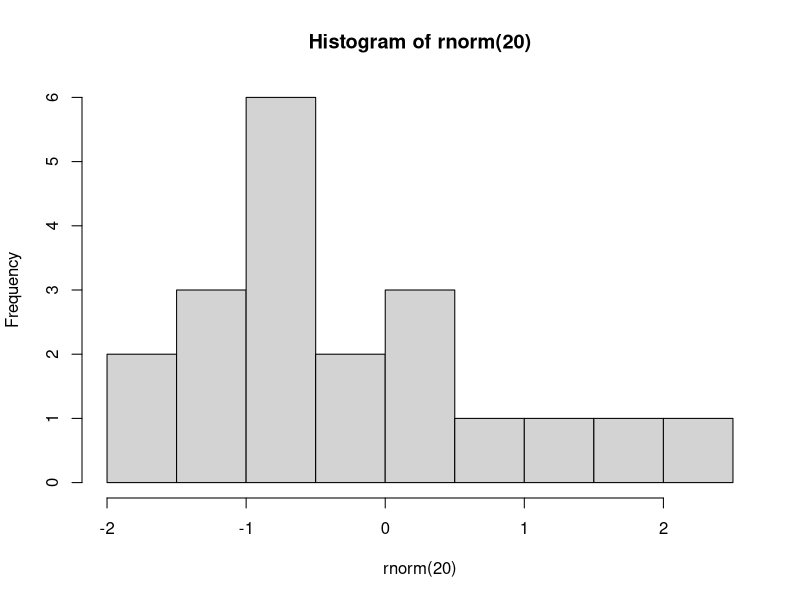
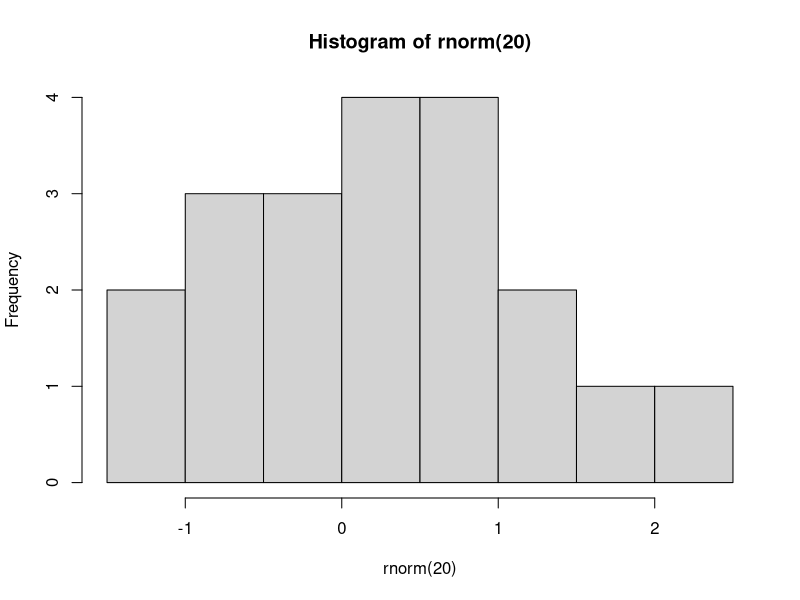
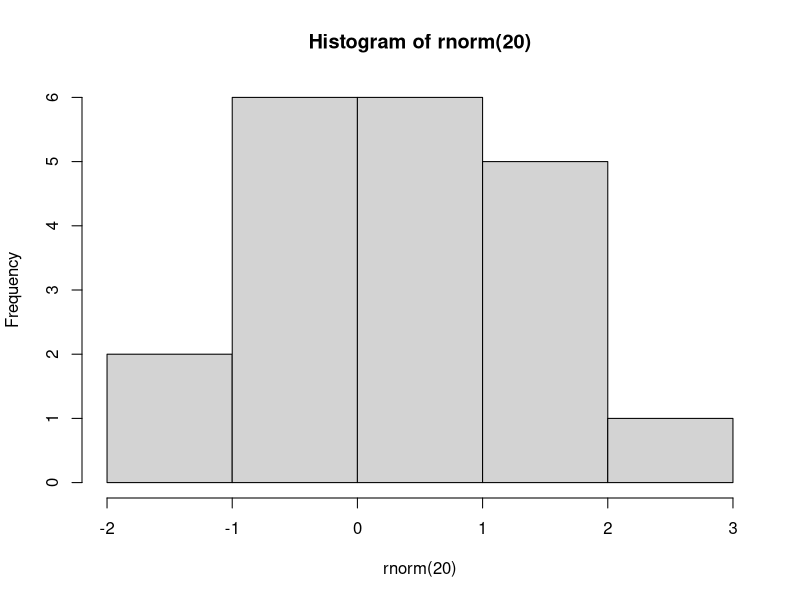
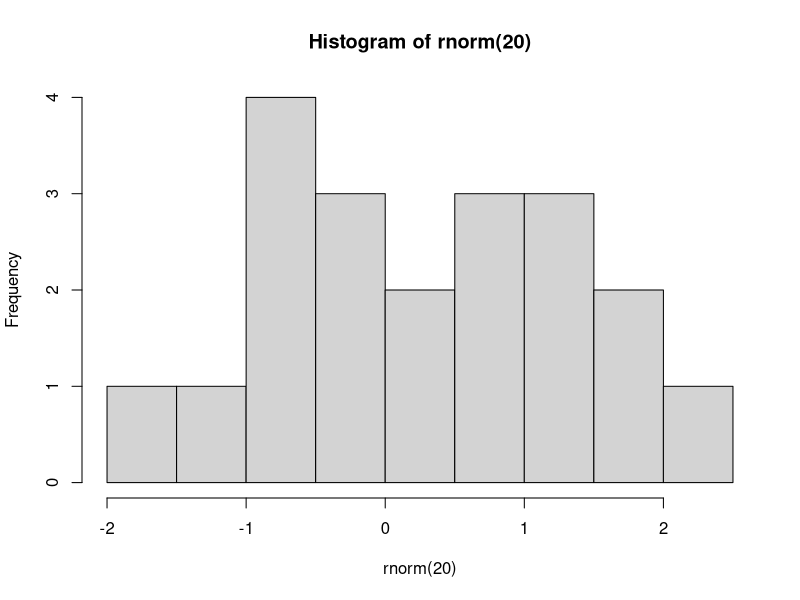
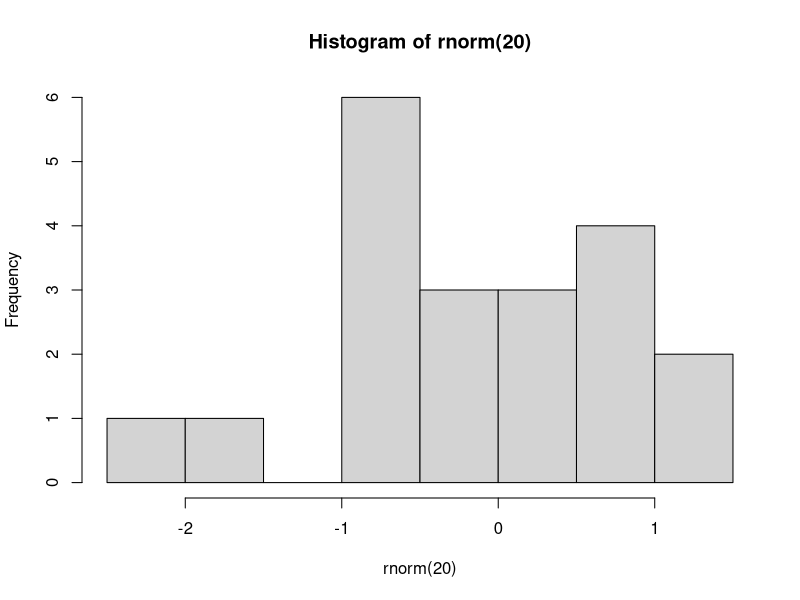
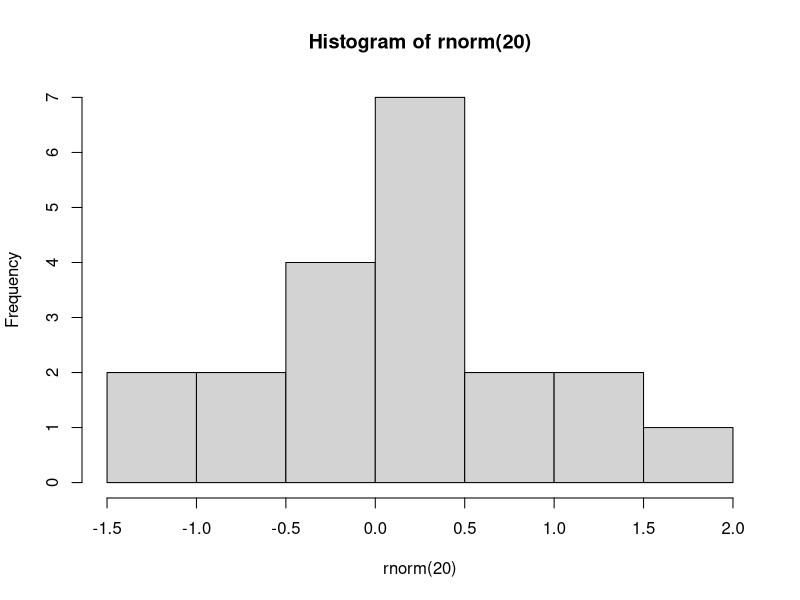
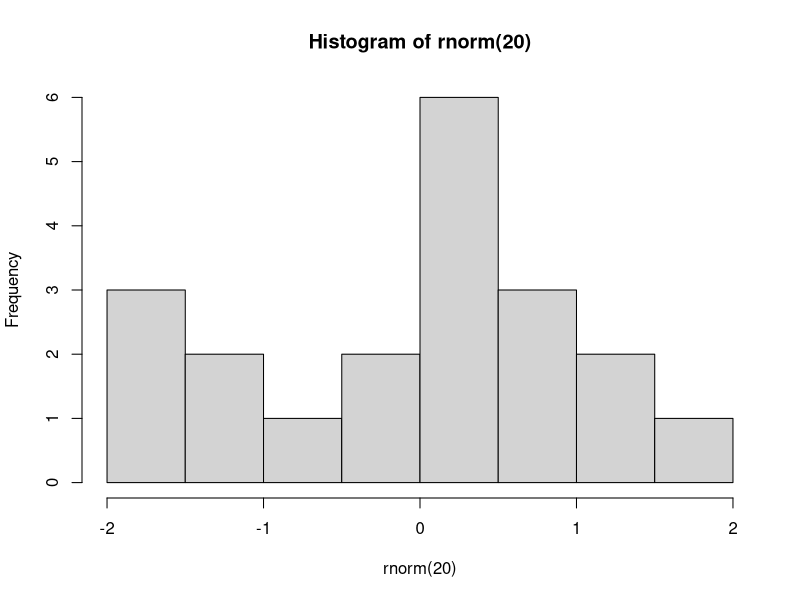
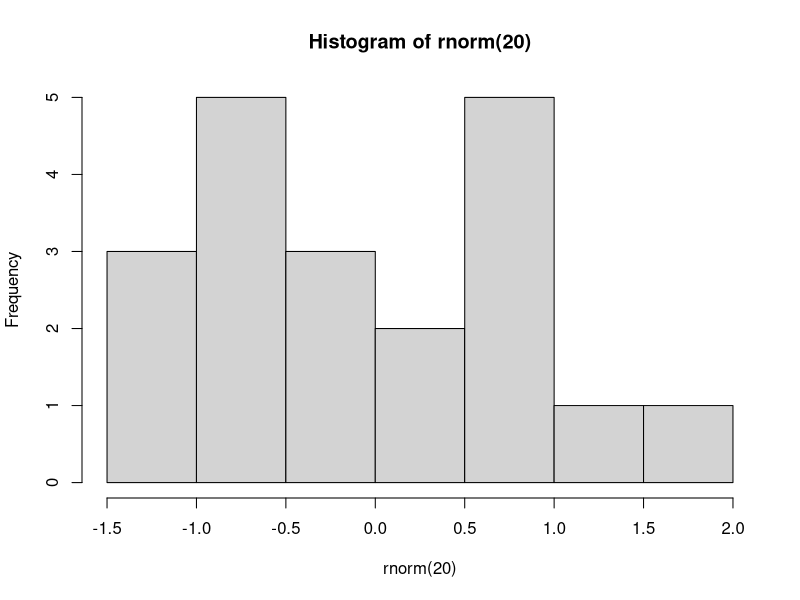

R code for these plots, in order: (Note: this script raises an error after producing the figures.)
## ---- chunk 1
knitr::opts_chunk$set(echo = T,collapse = T,
                      results = "hide")
## ---- chunk 2
for (i in 1:20){
    hist(rnorm(20))
}
## ---- chunk 3
# Load vcd package
library(vcd)
# Get cell counts for improved variable
counts <- table(Arthritis$Improved)
counts
# simple bar plot
barplot(counts, main = "Simple Bar Plot", xlab = "Improvement", ylab = "Frequency")

# horizontal bar plot
barplot(counts, main = "Horizontal Bar Plot", xlab = "Frequency", ylab = "Improvement", horiz = TRUE)
# get counts for Improved by Treatment table
counts <- table(Arthritis$Improved,Arthritis$Treatment)
counts
# stacked barplot
barplot(counts, main = "Stacked Bar Plot", xlab = "Treatment", ylab = "Frequency", col = c("red", "yellow", "green"), legend = rownames(counts))

# grouped barplot
barplot(counts, main = "Grouped Bar Plot", xlab = "Treatment", ylab = "Frequency", col = c("red", "yellow", "green"), legend = rownames(counts), beside = TRUE)
# Mean bar plots
states <- data.frame(state.region, state.x77)
means <- aggregate(states$Illiteracy, 
    by = list(state.region), 
    FUN = mean)
means
means <- means[order(means$x), ]
means
barplot(means$x, names.arg = means$Group.1)
title("Mean Illiteracy Rate")
#为棘状图（spinogram）
attach(Arthritis) 
counts <- table(Treatment, Improved) 
spine(counts, main="Spinogram Example") 
detach(Arthritis) 
## ---- chunk 4
options(digits=2)#)限定了输出小数点后数字位数
Student <- c("John Davis", "Angela Williams", 
    "Bullwinkle Moose", "David Jones", 
    "Janice Markhammer", "Cheryl Cushing",
    "Reuven Ytzrhak", "Greg Knox", "Joel England",
    "Mary Rayburn")
Math <- c(502, 600, 412, 358, 495, 512, 410, 625, 573, 522)
Science <- c(95, 99, 80, 82, 75, 85, 80, 95, 89, 86)
English <- c(25, 22, 18, 15, 20, 28, 15, 30, 27, 18)
roster <- data.frame(Student, Math, Science, English,stringsAsFactors=FALSE)
    
z <- scale(roster[,2:4]) #将变量进行标准化

score <- apply(z, 1, mean)                     
roster <- cbind(roster, score)
#通过函数mean()来计算各行的均值以获得综合得分，并使用函数cbind()将其添加到花名册中 
y <- quantile(score, c(.8,.6,.4,.2)) #函数quantile()给出了学生综合得分的百分位数                                  
roster$grade[score >= y[1]] <- "A"           
roster$grade[score < y[1] & score >= y[2]] <- "B"
roster$grade[score < y[2] & score >= y[3]] <- "C"
roster$grade[score < y[3] & score >= y[4]] <- "D"
roster$grade[score < y[4]] <- "F"

name <- strsplit((roster$Student), " ") #使用函数strsplit()以空格为界把学生姓名拆分为姓氏和名字           
#你可以使用函数sapply()提取列表中每个成分的第一个元素，放入一个储存名字的向量Firstname，并提取每个成分的第二个元素，放入一个储存姓氏的向量Lastname。"["是一个可以提取某个对象的一部分的函数——在这里它是用来提取列表name各成分中的第一个或第二个元素的。
lastname <- sapply(name, "[", 2)
firstname <- sapply(name, "[", 1)

roster <- cbind(firstname,lastname, roster[,-1])
roster <- roster[order(lastname,firstname),]

roster
## ---- chunk 5
# for
for (i in 1:10) 
    print(i)
# while
i <- 10 
while (i > 0) {
    print(i)
    i <- i - 1} 
## ---- chunk 6
mydate <- function(type="long") {
    switch(type,
    long =  format(Sys.time(), "%A %B %d %Y"), 
    short = format(Sys.time(), "%m-%d-%y"),
    cat(type, "is not a recognized type\n"))
}
mydate("long")
mydate("short")
mydate()
mydate("medium")
## ---- chunk 7
x <- c(1, 2, 3, 4, 5, 6, 7, 8)
mean(x)
sd(x)
## ---- chunk 8
# normal distribution
library(MASS)
options(digits=3)
set.seed(1234)
mean <- c(230.7, 146.7, 3.6)           
sigma <- matrix( c(15360.8, 6721.2, -47.1,                           6721.2, 4700.9, -16.5,
            -47.1,  -16.5,   0.3), nrow=3, ncol=3)
mydata <- mvrnorm(500, mean, sigma)             
mydata <- as.data.frame(mydata)                   
names(mydata) <- c("y", "x1", "x2")               
dim(mydata)
head(mydata, n=10)   
## ---- chunk 9
mydates <- as.Date(c("2007-06-22","2004-02-13")) 
today <- Sys.Date() 
format(today, format="%B %d %Y") 
dob <- as.Date("2000-01-02")
difftime(today, dob, units="weeks") 
#strDates <- as.character(dates)将日期转为字符
## ---- chunk 10
a <- c(1, 2, 3)
a
is.numeric(a)
is.vector(a)
a <- as.character(a)
a
is.numeric(a)
is.vector(a)
is.character(a)
## ---- chunk 11
library(sqldf)
newdf <- sqldf("select * from mtcars where carb=1 order by mpg", 
    row.names = TRUE)
newdf <- sqldf("select avg(mpg) as avg_mpg, avg(disp) as avg_disp,
    gear from mtcars where cyl in (4, 6) group by gear")
## ---- chunk 12
mydata <- data.frame(x1 = c(2, 2, 6, 4), x2 = c(3, 4, 2, 8))
mydata$sumx <- mydata$x1 + mydata$x2
mydata$meanx <- (mydata$x1 + mydata$x2)/2
attach(mydata)
mydata$sumx <- x1 + x2
mydata$meanx <- (x1 + x2)/2
detach(mydata)
mydata <- transform(mydata, sumx = x1 + x2, meanx = (x1 + x2)/2)
## ---- chunk 13
y <- c(1, 2, 3, NA) 
print(is.na(y))
x <- c(1, 2, NA, 3) 
print(sum(x, na.rm=TRUE))
## ---- chunk 14
attach(mtcars)
plot(wt, mpg)
abline(lm(mpg ~ wt))
title("Regression of MPG on Weight")
detach(mtcars)
## ---- chunk 15
#矩阵
y = matrix(1:20,nrow = 5, ncol = 4)
y
cells <- c(1, 26, 24, 68)
rnames <- c("R1", "R2")
cnames <- c("C1", "C2")
mymatrix <- matrix(cells, nrow = 2, ncol = 2, byrow = TRUE, 
    dimnames = list(rnames, cnames))
mymatrix
mymatrix <- matrix(cells, nrow = 2, ncol = 2, byrow = FALSE, 
    dimnames = list(rnames, cnames))
mymatrix
#数组：个创建三维（2×3×4）数值型数组
dim1 <- c("A1", "A2")
dim2 <- c("B1", "B2", "B3")
dim3 <- c("C1", "C2", "C3", "C4")
z <- array(1:24, c(2, 3, 4), dimnames = list(dim1, dim2, dim3))
z
## ---- chunk 16
#创建数据框
patientID <- c(1, 2, 3, 4)
age <- c(25, 34, 28, 52)
diabetes <- c("Type1", "Type2", "Type1", "Type1")
status <- c("Poor", "Improved", "Excellent", "Poor")
patientdata <- data.frame(patientID, age, diabetes, 
    status)
patientdata
patientdata$age
table(patientdata$diabetes, patientdata$status)#生成糖尿病类型变量diabetes和病情变量status的列联表
## ---- chunk 17
patientID <- c(1, 2, 3, 4)
age <- c(25, 34, 28, 52)
diabetes <- c("Type1", "Type2", "Type1", "Type1")
status <- c("Poor", "Improved", "Excellent", "Poor")
diabetes <- factor(diabetes)
status <- factor(status, order = TRUE)
patientdata <- data.frame(patientID, age, diabetes, status)
str(patientdata)
## ---- chunk 18
help.start()
help(package = "vcd")
library(vcd) 
help(Arthritis) #阅读数据集Arthritis的描述
Arthritis 
example(Arthritis)# 运行数据集Arthritis自带的示例
#q()
